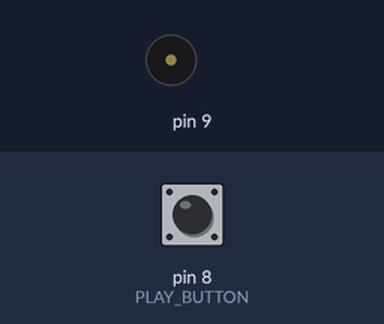
Recording of a sketch running on a simulated Arduino Uno, built with avr-gcc and run on an emulated ATmega328P. On the bench: buzzer (waves = sounding). Inputs (shaded band) come from the test bench; at power-on: pin 8 (PLAY_BUTTON) LOW.

Above: at 1.2 s.
1.3 s: pin 8 (PLAY_BUTTON) pulled HIGH for 0.15 s
At 2.4 s:
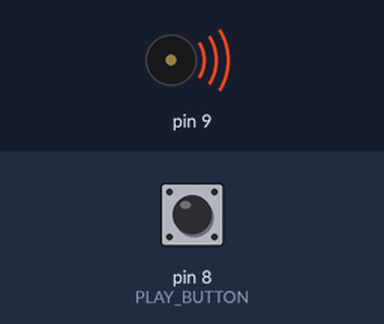
Timing chart, 0 to 16.4 s (numbered marks = the images above; inputs shaded):
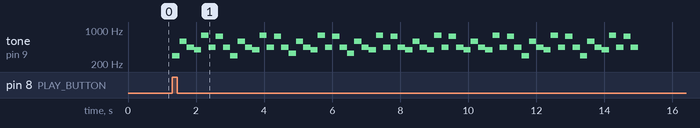

The sketch:

sweet_child_o_mine.ino
```cpp
/**
 * @name   Music Box
 * @course COMP 790
 * @lab    06
 * @author Aaron Smith
 * @date   10/22/2018
 */


// Define pins
#define PLAY_BUTTON    8
#define BUZZER         9


// Define tempo and beats
#define BEATS_PER_MINUTE  140
#define BEATS_PER_WHOLE   4

#define MS_PER_BEAT  60000L / BEATS_PER_MINUTE
#define WHOLE        MS_PER_BEAT * BEATS_PER_WHOLE
#define HALF         WHOLE / 2
#define QUARTER      WHOLE / 4
#define EIGHTH       WHOLE / 8


// Define notes
#define D4    293.665
#define E4    329.628
#define G4    391.995
#define A4    440.000
#define D5    587.330
#define F5    698.456
#define Fs5   739.989
#define G5    783.991


// Function declarations
void play_single_note(int pin, int frequency, int duration);
void play_sweet_child_o_mine_intro(int pin);


void setup() {
  // Set pin modes
  pinMode(PLAY_BUTTON, INPUT);
}


void loop() {
  // Check if the song should play
  bool should_play_song = digitalRead(PLAY_BUTTON);

  // Play the song
  if (should_play_song) {
    play_sweet_child_o_mine_intro(BUZZER);
  }
}


void play_single_note(int pin, int frequency, int duration) {
  tone(pin, frequency, duration);
  delay(duration);
}


void play_sweet_child_o_mine_intro(int pin) {
  for (int i = 0; i < 2; i++) {
    play_single_note(pin, D4,  EIGHTH);
    play_single_note(pin, D5,  EIGHTH);
    play_single_note(pin, A4,  EIGHTH);
    play_single_note(pin, G4,  EIGHTH);
    play_single_note(pin, G5,  EIGHTH);
    play_single_note(pin, A4,  EIGHTH);
    play_single_note(pin, Fs5, EIGHTH);
    play_single_note(pin, A4,  EIGHTH);
  }
  for (int i = 0; i < 2; i++) {
    play_single_note(pin, E4,  EIGHTH);
    play_single_note(pin, D5,  EIGHTH);
    play_single_note(pin, A4,  EIGHTH);
    play_single_note(pin, G4,  EIGHTH);
    play_single_note(pin, G5,  EIGHTH);
    play_single_note(pin, A4,  EIGHTH);
    play_single_note(pin, Fs5, EIGHTH);
    play_single_note(pin, A4,  EIGHTH);
  }
  for (int i = 0; i < 2; i++) {
    play_single_note(pin, G4,  EIGHTH);
    play_single_note(pin, D5,  EIGHTH);
    play_single_note(pin, A4,  EIGHTH);
    play_single_note(pin, G4,  EIGHTH);
    play_single_note(pin, G5,  EIGHTH);
    play_single_note(pin, A4,  EIGHTH);
    play_single_note(pin, Fs5, EIGHTH);
    play_single_note(pin, A4,  EIGHTH);
  }
  for (int i = 0; i < 2; i++) {
    play_single_note(pin, D4,  EIGHTH);
    play_single_note(pin, D5,  EIGHTH);
    play_single_note(pin, A4,  EIGHTH);
    play_single_note(pin, G4,  EIGHTH);
    play_single_note(pin, G5,  EIGHTH);
    play_single_note(pin, A4,  EIGHTH);
    play_single_note(pin, Fs5, EIGHTH);
    play_single_note(pin, A4,  EIGHTH);
  }
}
```

Measured:
- after the input at 1.3 s, tone on pin 9: plays 293 Hz for 0.21 s, 587 Hz for 0.21 s, 440 Hz for 0.21 s, 391 Hz for 0.21 s, 783 Hz for 0.21 s, 440 Hz for 0.21 s … (64 notes in this stretch), starting at once
